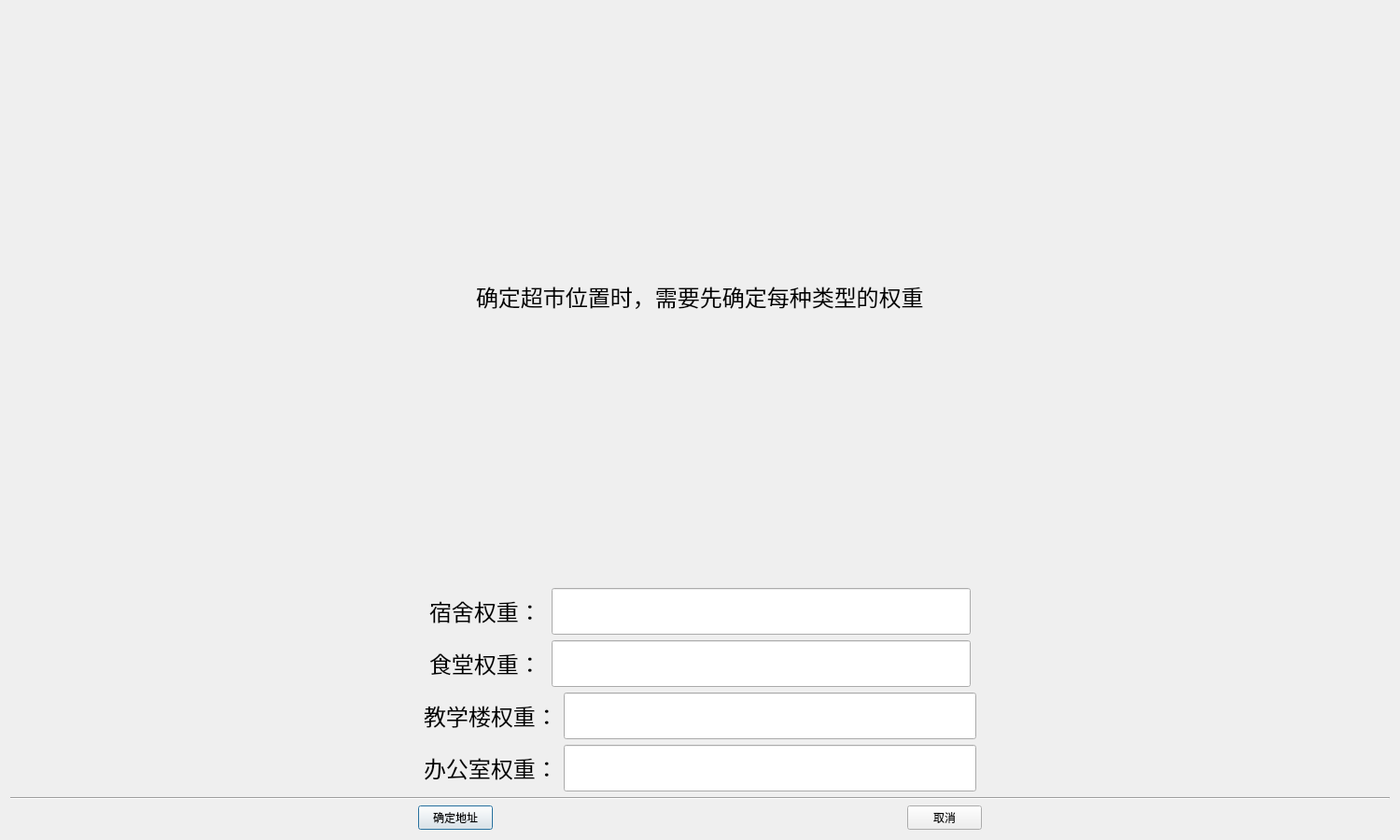
<?xml version="1.0" encoding="UTF-8"?>
<ui version="4.0">
 <class>AddressDlg</class>
 <widget class="QDialog" name="AddressDlg">
  <property name="geometry">
   <rect>
    <x>0</x>
    <y>0</y>
    <width>1500</width>
    <height>900</height>
   </rect>
  </property>
  <property name="minimumSize">
   <size>
    <width>1500</width>
    <height>900</height>
   </size>
  </property>
  <property name="windowTitle">
   <string>AddressDlg</string>
  </property>
  <layout class="QVBoxLayout" name="verticalLayout">
   <item>
    <layout class="QHBoxLayout" name="horizontalLayout">
     <item>
      <spacer name="horizontalSpacer_13">
       <property name="orientation">
        <enum>Qt::Horizontal</enum>
       </property>
       <property name="sizeHint" stdset="0">
        <size>
         <width>40</width>
         <height>20</height>
        </size>
       </property>
      </spacer>
     </item>
     <item>
      <widget class="QLabel" name="label">
       <property name="minimumSize">
        <size>
         <width>400</width>
         <height>50</height>
        </size>
       </property>
       <property name="font">
        <font>
         <family>微软雅黑</family>
         <pointsize>18</pointsize>
        </font>
       </property>
       <property name="text">
        <string>确定超市位置时，需要先确定每种类型的权重</string>
       </property>
      </widget>
     </item>
     <item>
      <spacer name="horizontalSpacer_12">
       <property name="orientation">
        <enum>Qt::Horizontal</enum>
       </property>
       <property name="sizeHint" stdset="0">
        <size>
         <width>40</width>
         <height>20</height>
        </size>
       </property>
      </spacer>
     </item>
    </layout>
   </item>
   <item>
    <layout class="QHBoxLayout" name="horizontalLayout_2">
     <item>
      <spacer name="horizontalSpacer">
       <property name="orientation">
        <enum>Qt::Horizontal</enum>
       </property>
       <property name="sizeHint" stdset="0">
        <size>
         <width>40</width>
         <height>20</height>
        </size>
       </property>
      </spacer>
     </item>
     <item>
      <widget class="QLabel" name="label_2">
       <property name="minimumSize">
        <size>
         <width>125</width>
         <height>50</height>
        </size>
       </property>
       <property name="font">
        <font>
         <family>微软雅黑</family>
         <pointsize>18</pointsize>
        </font>
       </property>
       <property name="text">
        <string>宿舍权重：</string>
       </property>
      </widget>
     </item>
     <item>
      <widget class="QLineEdit" name="dormWeight">
       <property name="minimumSize">
        <size>
         <width>100</width>
         <height>50</height>
        </size>
       </property>
       <property name="font">
        <font>
         <family>微软雅黑</family>
         <pointsize>18</pointsize>
        </font>
       </property>
      </widget>
     </item>
     <item>
      <spacer name="horizontalSpacer_11">
       <property name="orientation">
        <enum>Qt::Horizontal</enum>
       </property>
       <property name="sizeHint" stdset="0">
        <size>
         <width>40</width>
         <height>20</height>
        </size>
       </property>
      </spacer>
     </item>
    </layout>
   </item>
   <item>
    <layout class="QHBoxLayout" name="horizontalLayout_3">
     <item>
      <spacer name="horizontalSpacer_2">
       <property name="orientation">
        <enum>Qt::Horizontal</enum>
       </property>
       <property name="sizeHint" stdset="0">
        <size>
         <width>40</width>
         <height>20</height>
        </size>
       </property>
      </spacer>
     </item>
     <item>
      <widget class="QLabel" name="label_3">
       <property name="minimumSize">
        <size>
         <width>125</width>
         <height>50</height>
        </size>
       </property>
       <property name="font">
        <font>
         <family>微软雅黑</family>
         <pointsize>18</pointsize>
        </font>
       </property>
       <property name="text">
        <string>食堂权重：</string>
       </property>
      </widget>
     </item>
     <item>
      <widget class="QLineEdit" name="canteenWeight">
       <property name="minimumSize">
        <size>
         <width>100</width>
         <height>50</height>
        </size>
       </property>
       <property name="font">
        <font>
         <family>微软雅黑</family>
         <pointsize>18</pointsize>
        </font>
       </property>
      </widget>
     </item>
     <item>
      <spacer name="horizontalSpacer_10">
       <property name="orientation">
        <enum>Qt::Horizontal</enum>
       </property>
       <property name="sizeHint" stdset="0">
        <size>
         <width>40</width>
         <height>20</height>
        </size>
       </property>
      </spacer>
     </item>
    </layout>
   </item>
   <item>
    <layout class="QHBoxLayout" name="horizontalLayout_4">
     <item>
      <spacer name="horizontalSpacer_3">
       <property name="orientation">
        <enum>Qt::Horizontal</enum>
       </property>
       <property name="sizeHint" stdset="0">
        <size>
         <width>40</width>
         <height>20</height>
        </size>
       </property>
      </spacer>
     </item>
     <item>
      <widget class="QLabel" name="label_4">
       <property name="minimumSize">
        <size>
         <width>125</width>
         <height>50</height>
        </size>
       </property>
       <property name="font">
        <font>
         <family>微软雅黑</family>
         <pointsize>18</pointsize>
        </font>
       </property>
       <property name="text">
        <string>教学楼权重：</string>
       </property>
      </widget>
     </item>
     <item>
      <widget class="QLineEdit" name="teachingWeight">
       <property name="minimumSize">
        <size>
         <width>100</width>
         <height>50</height>
        </size>
       </property>
       <property name="font">
        <font>
         <family>微软雅黑</family>
         <pointsize>18</pointsize>
        </font>
       </property>
      </widget>
     </item>
     <item>
      <spacer name="horizontalSpacer_9">
       <property name="orientation">
        <enum>Qt::Horizontal</enum>
       </property>
       <property name="sizeHint" stdset="0">
        <size>
         <width>40</width>
         <height>20</height>
        </size>
       </property>
      </spacer>
     </item>
    </layout>
   </item>
   <item>
    <layout class="QHBoxLayout" name="horizontalLayout_5">
     <item>
      <spacer name="horizontalSpacer_4">
       <property name="orientation">
        <enum>Qt::Horizontal</enum>
       </property>
       <property name="sizeHint" stdset="0">
        <size>
         <width>40</width>
         <height>20</height>
        </size>
       </property>
      </spacer>
     </item>
     <item>
      <widget class="QLabel" name="label_5">
       <property name="minimumSize">
        <size>
         <width>125</width>
         <height>50</height>
        </size>
       </property>
       <property name="font">
        <font>
         <family>微软雅黑</family>
         <pointsize>18</pointsize>
        </font>
       </property>
       <property name="text">
        <string>办公室权重：</string>
       </property>
      </widget>
     </item>
     <item>
      <widget class="QLineEdit" name="officeWeight">
       <property name="minimumSize">
        <size>
         <width>100</width>
         <height>50</height>
        </size>
       </property>
       <property name="font">
        <font>
         <family>微软雅黑</family>
         <pointsize>18</pointsize>
        </font>
       </property>
      </widget>
     </item>
     <item>
      <spacer name="horizontalSpacer_8">
       <property name="orientation">
        <enum>Qt::Horizontal</enum>
       </property>
       <property name="sizeHint" stdset="0">
        <size>
         <width>40</width>
         <height>20</height>
        </size>
       </property>
      </spacer>
     </item>
    </layout>
   </item>
   <item>
    <widget class="Line" name="line">
     <property name="orientation">
      <enum>Qt::Horizontal</enum>
     </property>
    </widget>
   </item>
   <item>
    <layout class="QHBoxLayout" name="horizontalLayout_6">
     <item>
      <spacer name="horizontalSpacer_5">
       <property name="orientation">
        <enum>Qt::Horizontal</enum>
       </property>
       <property name="sizeHint" stdset="0">
        <size>
         <width>40</width>
         <height>20</height>
        </size>
       </property>
      </spacer>
     </item>
     <item>
      <widget class="QPushButton" name="btnAddress">
       <property name="text">
        <string>确定地址</string>
       </property>
      </widget>
     </item>
     <item>
      <spacer name="horizontalSpacer_6">
       <property name="orientation">
        <enum>Qt::Horizontal</enum>
       </property>
       <property name="sizeHint" stdset="0">
        <size>
         <width>40</width>
         <height>20</height>
        </size>
       </property>
      </spacer>
     </item>
     <item>
      <widget class="QPushButton" name="btnCancel">
       <property name="text">
        <string>取消</string>
       </property>
      </widget>
     </item>
     <item>
      <spacer name="horizontalSpacer_7">
       <property name="orientation">
        <enum>Qt::Horizontal</enum>
       </property>
       <property name="sizeHint" stdset="0">
        <size>
         <width>40</width>
         <height>20</height>
        </size>
       </property>
      </spacer>
     </item>
    </layout>
   </item>
  </layout>
 </widget>
 <layoutdefault spacing="6" margin="11"/>
 <resources/>
 <connections/>
</ui>
